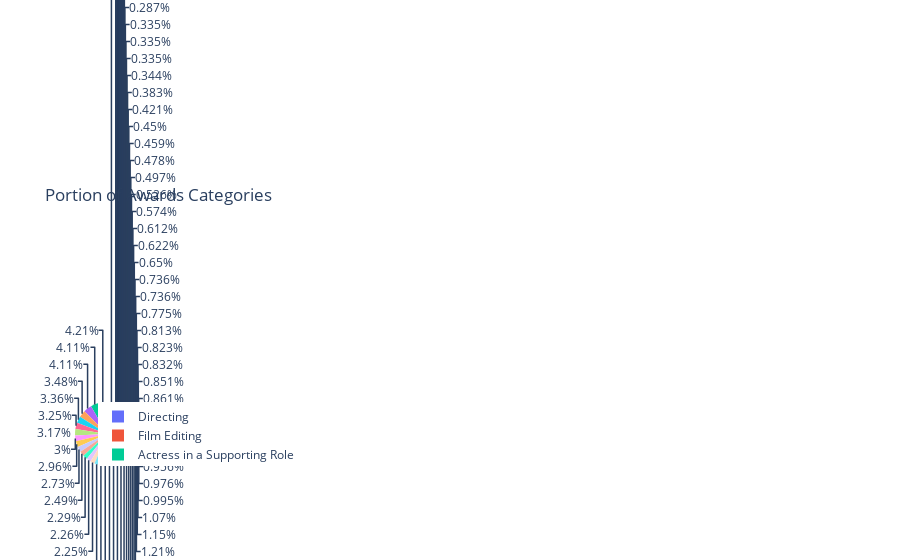

The notebook cell saved with this chart:
### Code cell
fig = px.pie(df00, values='award', names='index', title='Portion of Awards Categories')
fig.show()

### Figure 1 — Plotly figure (JSON) as saved in the notebook; plotly's stock layout.template omitted (floating-point values rounded to 4 significant figures)
{"data": [{"domain": {"x": [0, 1], "y": [0, 1]}, "hovertemplate": "index=%{label}<br>award=%{value}<extra></extra>", "labels": ["Directing", "Film Editing", "Actress in a Supporting Role", "Actor in a Supporting Role", "Documentary (Short Subject)", "Best Picture", "Documentary (Feature)", "Cinematography", "Foreign Language Film", "Art Direction", "Costume Design", "Music (Original Score)", "Actress", "Actor", "Sound", "Actress in a Leading Role", "Actor in a Leading Role", "Music (Original Song)", "Music (Song)", "Short Film (Live Action)", "Short Film (Animated)", "Sound Recording", "Short Subject (Cartoon)", "Cinematography (Black-and-White)", "Writing (Original Screenplay)", "Music (Music Score of a Dramatic or Comedy Picture)", "Visual Effects", "Art Direction (Black-and-White)", "Cinematography (Color)", "Music (Scoring of a Musical Picture)", "Writing (Screenplay Written Directly for the Screen)", "Art Direction (Color)", "Writing (Screenplay)", "Outstanding Production", "Writing (Adapted Screenplay)", "Writing (Screenplay--based on material from another medium)", "Special Effects", "Short Subject (One-reel)", "Best Motion Picture", "Animated Feature Film", "Makeup", "Sound Editing", "Sound Mixing", "Short Subject (Two-reel)", "Costume Design (Black-and-White)", "Costume Design (Color)", "Short Subject (Live Action)", "Writing (Screenplay Based on Material from Another Medium)", "Music (Scoring)", "Writing (Story and Screenplay--written directly for the screen)", "Writing (Screenplay Based on Material Previously Produced or Published)", "Writing (Original Story)", "Production Design", "Writing (Motion Picture Story)", "Sound Effects Editing", "Irving G. Thalberg Memorial Award", "Music (Original Dramatic Score)", "Makeup and Hairstyling", "Writing (Story and Screenplay)", "Jean Hersholt Humanitarian Award", "Assistant Director", "Music (Scoring of Music--adaptation or treatment)", "Outstanding Motion Picture", "Dance Direction", "Documentary", "Writing (Original Motion Picture Story)", "Music (Song--Original for the Picture)", "Music (Music Score--substantially original)", "Music (Original Musical or Comedy Score)", "Writing (Story and Screenplay--based on factual material or material not previously published or produced)", "Music (Music Score of a Dramatic Picture)", "Special Award", "Writing (Adaptation)", "Writing", "Special Visual Effects", "International Feature Film", "Short Subject (Comedy)", "Short Subject (Novelty)", "Writing (Screenplay Written Directly for the Screen--based on factual material or on story material not previously published or produced)", "Music (Score of a Musical Picture--original or adaptation)", "Music (Original Score--for a motion picture [not a musical])", "Music (Original Music Score)", "Writing (Screenplay Adapted from Other Material)", "Sound Effects", "Short Subject (Animated)", "Special Achievement Award (Visual Effects)", "Music (Scoring: Original Song Score and Adaptation -or- Scoring: Adaptation)", "Outstanding Picture", "Music (Original Song Score)", "Music (Scoring: Adaptation and Original Song Score)", "Music (Original Song Score and Its Adaptation or Adaptation Score)", "Music (Original Song Score and Its Adaptation -or- Adaptation Score)", "Short Subject (Color)", "Honorary Award", "Writing (Screenplay--Original)", "Writing (Screenplay--Adapted)", "Writing (Story and Screenplay--based on material not previously published or produced)", "Honorary Foreign Language Film Award", "Special Achievement Award (Sound Effects Editing)", "Short Film (Dramatic Live Action)", "Engineering Effects", "Special Achievement Award", "Music (Original Song Score or Adaptation Score)", "Unique and Artistic Picture", "Music (Adaptation Score)", "Writing (Title Writing)", "Directing (Dramatic Picture)", "Special Foreign Language Film Award", "Directing (Comedy Picture)", "Special Achievement Award (Sound Editing)", "Special Achievement Award (Sound Effects)"], "legendgroup": "", "name": "", "showlegend": true, "type": "pie", "values": [461, 440, 430, 430, 364, 351, 340, 331, 314, 309, 285, 260, 239, 236, 235, 230, 230, 224, 215, 215, 205, 195, 168, 152, 150, 147, 145, 136, 131, 127, 120, 112, 104, 102, 100, 95, 92, 90, 90, 89, 87, 86, 85, 81, 77, 77, 68, 65, 64, 60, 55, 52, 50, 48, 47, 44, 40, 36, 35, 35, 35, 30, 30, 27, 25, 25, 25, 20, 20, 20, 20, 20, 17, 16, 16, 15, 12, 12, 10, 10, 10, 10, 10, 10, 9, 9, 9, 8, 8, 8, 6, 6, 6, 6, 5, 5, 5, 5, 4, 3, 3, 3, 3, 3, 3, 3, 3, 2, 2, 1, 1]}], "layout": {"legend": {"tracegroupgap": 0}, "title": {"text": "Portion of Awards Categories"}}}
